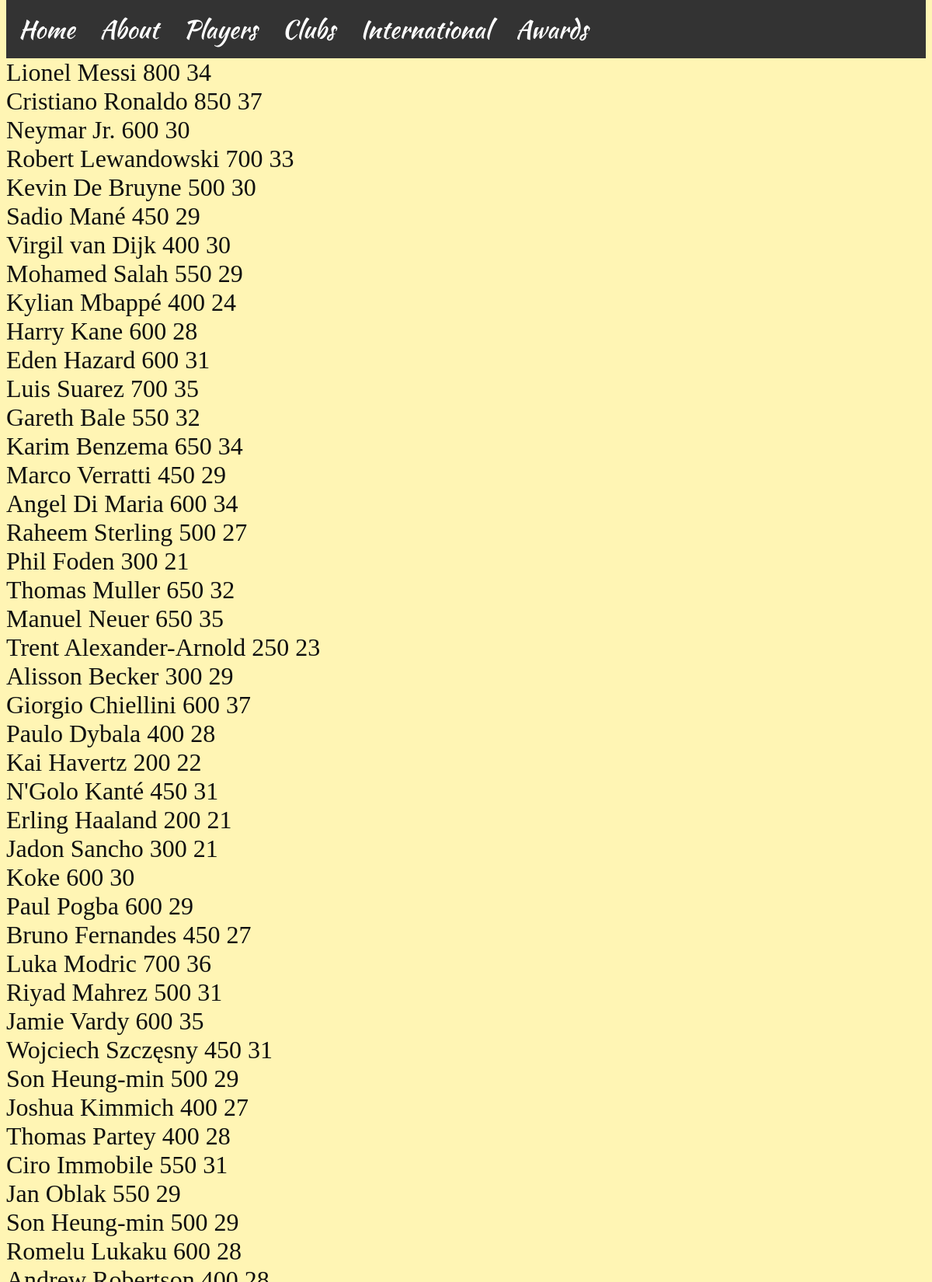
The page / (upper part) on the database its author committed.
### tables this page shows
CREATE TABLE Player (player_id INTEGER PRIMARY KEY, player TEXT NOT NULL, club_id INTEGER REFERENCES Club (club_id), total_apperances INTEGER, age INTEGER, club_count INTEGER, international_id INTEGER REFERENCES International (international_id));

### program.py (the view)
@app.route('/')
def homepage():
    db = sqlite3.connect(DATABASE)
    cursor = db.cursor()
    sql = "SELECT * FROM Player;"
    cursor.execute(sql)
    results = cursor.fetchall()
    return render_template("index.html", results=results)

### templates/index.html
{% extends 'layout.html' %}
{% block content %}
{% for player in results %}
    {{ player[1] }} {{ player[3] }} {{ player[4] }}
    <br>
{% endfor %}
{% endblock %}

### templates/layout.html (shortened to what this page needs)
<!DOCTYPE html>
<html lang="en">
    <head>
		<link rel="stylesheet" href="/static/style.css">
    </head>
    <body>
        <nav>
            <ul>
                <li><a href="/">Home</a></li>
                <li><a href="/about">About</a></li>
                <li><a href="/player">Players</a></li>
                <li><a href="/club">Clubs</a></li>
                <li><a href="/international">International</a></li>
                <li><a href="/award">Awards</a></li>
            </ul>
        </nav>
        <main>
            {% block content%}{%endblock%}
        </main>
    </body>
</html>

### static/style.css (style rules this page uses)
body { color:#0f0f0f; font-family: 'Oxygen-regular'; font-size: 2rem; background-color: rgb(255, 245, 180); }
body, h1, h2, h3, h4, p, figure, blockquote, dl, img, dd { margin-left: 10; margin-right: 10; margin-top: 0; margin-bottom: 10; }
nav { font-family: 'Kaushan'; }
ul { list-style-type: none; margin: 0; padding: 0; overflow: hidden; background-color: #333; }
li { float: left; }
li a { display: block; color: white; text-align: center; padding: 14px 16px; text-decoration: none; }

### rows shown on the page
Player: player "Lionel Messi", total_apperances "800", age "34"
Player: player "Cristiano Ronaldo", total_apperances "850", age "37"
Player: player "Neymar Jr.", total_apperances "600", age "30"
Player: player "Robert Lewandowski", total_apperances "700", age "33"
Player: player "Kevin De Bruyne", total_apperances "500", age "30"
Player: player "Sadio Mané", total_apperances "450", age "29"
Player: player "Virgil van Dijk", total_apperances "400", age "30"
Player: player "Mohamed Salah", total_apperances "550", age "29"
Player: player "Kylian Mbappé", total_apperances "400", age "24"
Player: player "Harry Kane", total_apperances "600", age "28"
Player: player "Eden Hazard", total_apperances "600", age "31"
Player: player "Luis Suarez", total_apperances "700", age "35"
Player: player "Gareth Bale", total_apperances "550", age "32"
Player: player "Karim Benzema", total_apperances "650", age "34"
Player: player "Marco Verratti", total_apperances "450", age "29"
Player: player "Angel Di Maria", total_apperances "600", age "34"
Player: player "Raheem Sterling", total_apperances "500", age "27"
Player: player "Phil Foden", total_apperances "300", age "21"
Player: player "Thomas Muller", total_apperances "650", age "32"
Player: player "Manuel Neuer", total_apperances "650", age "35"
Player: player "Trent Alexander-Arnold", total_apperances "250", age "23"
Player: player "Alisson Becker", total_apperances "300", age "29"
Player: player "Giorgio Chiellini", total_apperances "600", age "37"
Player: player "Paulo Dybala", total_apperances "400", age "28"
Player: player "Kai Havertz", total_apperances "200", age "22"
Player: player "N'Golo Kanté", total_apperances "450", age "31"
Player: player "Erling Haaland", total_apperances "200", age "21"
Player: player "Jadon Sancho", total_apperances "300", age "21"
Player: player "Koke", total_apperances "600", age "30"
Player: player "Paul Pogba", total_apperances "600", age "29"
Player: player "Bruno Fernandes", total_apperances "450", age "27"
Player: player "Luka Modric", total_apperances "700", age "36"
Player: player "Riyad Mahrez", total_apperances "500", age "31"
Player: player "Jamie Vardy", total_apperances "600", age "35"
Player: player "Wojciech Szczęsny", total_apperances "450", age "31"
Player: player "Son Heung-min", total_apperances "500", age "29"
Player: player "Joshua Kimmich", total_apperances "400", age "27"
Player: player "Thomas Partey", total_apperances "400", age "28"
Player: player "Ciro Immobile", total_apperances "550", age "31"
Player: player "Jan Oblak", total_apperances "550", age "29"
Player: player "Son Heung-min", total_apperances "500", age "29"
Player: player "Romelu Lukaku", total_apperances "600", age "28"
